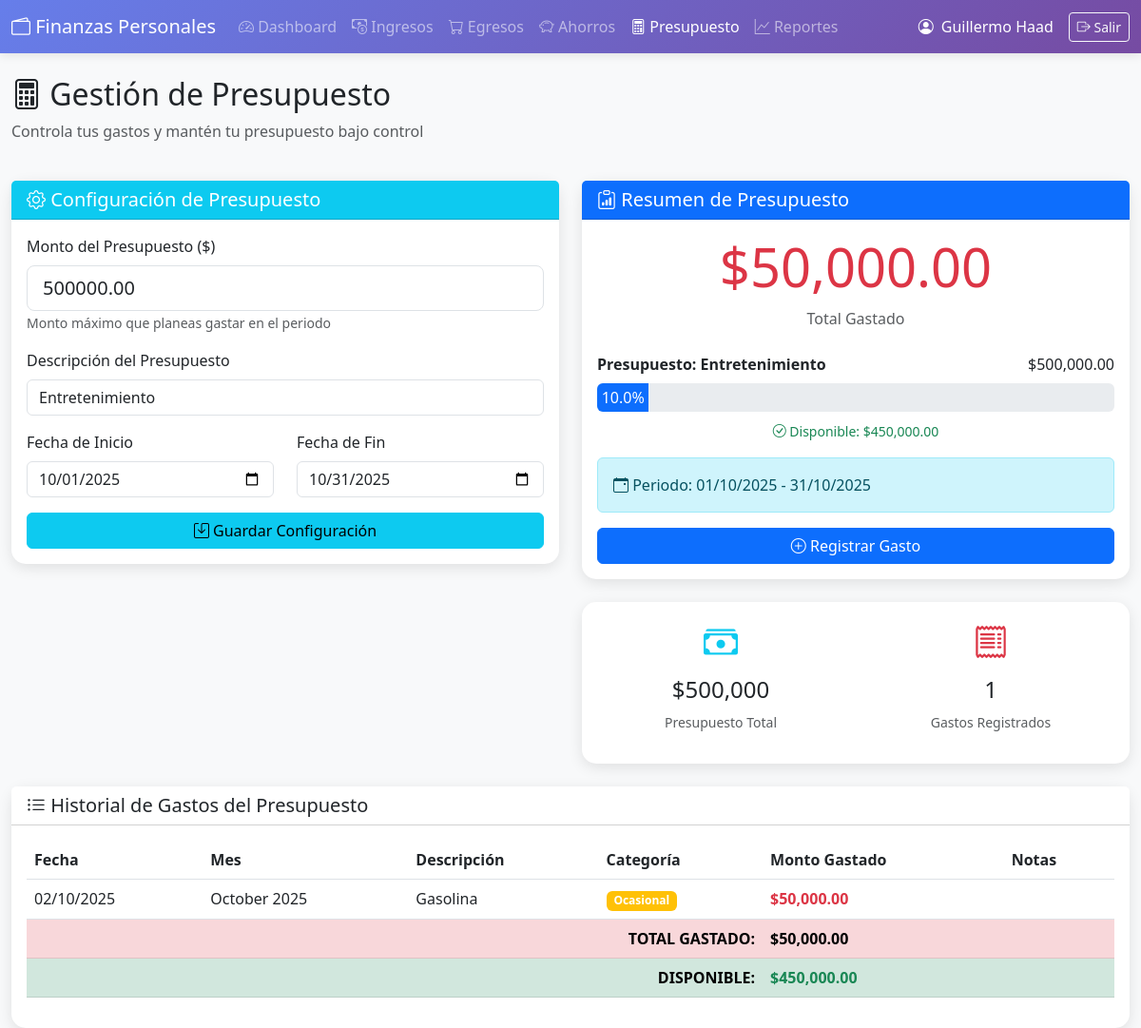
Page /presupuesto.php (signed in) on the committed database.
### tables this page shows
CREATE TABLE `config_presupuesto` (
  `id_config` int(11) NOT NULL AUTO_INCREMENT,
  `id_usuario` int(11) NOT NULL,
  `monto_presupuesto` decimal(12,2) NOT NULL,
  `descripcion_presupuesto` varchar(255) DEFAULT NULL,
  `fecha_inicio` date NOT NULL,
  `fecha_fin` date NOT NULL,
  `activo` tinyint(1) DEFAULT 1,
  `fecha_creacion` timestamp NOT NULL DEFAULT current_timestamp(),
  PRIMARY KEY (`id_config`),
  KEY `idx_usuario_activo` (`id_usuario`,`activo`),
  CONSTRAINT `config_presupuesto_ibfk_1` FOREIGN KEY (`id_usuario`) REFERENCES `usuarios` (`id_usuario`) ON DELETE CASCADE
);

CREATE TABLE `presupuesto_gastos` (
  `id_gasto` int(11) NOT NULL AUTO_INCREMENT,
  `id_usuario` int(11) NOT NULL,
  `fecha` date NOT NULL,
  `mes` varchar(50) NOT NULL,
  `descripcion` varchar(255) NOT NULL,
  `categoria` enum('fijo','ocasional','hormiga') NOT NULL,
  `monto_gastado` decimal(12,2) NOT NULL,
  `notas` text DEFAULT NULL,
  `fecha_registro` timestamp NOT NULL DEFAULT current_timestamp(),
  PRIMARY KEY (`id_gasto`),
  KEY `idx_usuario_fecha` (`id_usuario`,`fecha`),
  KEY `idx_categoria` (`categoria`),
  CONSTRAINT `presupuesto_gastos_ibfk_1` FOREIGN KEY (`id_usuario`) REFERENCES `usuarios` (`id_usuario`) ON DELETE CASCADE
);

### presupuesto.php (the view, shortened to what this page needs)
<?php
$db = Database::getInstance()->getConnection();
$usuario_id = $_SESSION['usuario_id'];
$stmt = $db->prepare("SELECT * FROM config_presupuesto WHERE id_usuario = ? AND activo = 1 ORDER BY id_config DESC LIMIT 1");
$stmt->execute([$usuario_id]);
$config = $stmt->fetch();
$stmt = $db->prepare("SELECT * FROM presupuesto_gastos WHERE id_usuario = ? ORDER BY fecha DESC");
$stmt->execute([$usuario_id]);
$historial_gastos = $stmt->fetchAll();
$total_gastado = 0;
foreach ($historial_gastos as $gasto) {
    $total_gastado += $gasto['monto_gastado'];
}
$progreso_presupuesto = 0;
$disponible = 0;
if ($config && $config['monto_presupuesto'] > 0) {
    $progreso_presupuesto = ($total_gastado / $config['monto_presupuesto']) * 100;
    $progreso_presupuesto = min($progreso_presupuesto, 100);
    $disponible = $config['monto_presupuesto'] - $total_gastado;
}
?>
<!DOCTYPE html>
<html lang="es">
<head>
    <link href="https://cdn.jsdelivr.net/npm/bootstrap@5.3.0/dist/css/bootstrap.min.css" rel="stylesheet">
    <link href="https://cdn.jsdelivr.net/npm/bootstrap-icons@1.10.0/font/bootstrap-icons.css" rel="stylesheet">
</head>
<body>
    <nav class="navbar navbar-expand-lg navbar-dark">
        <div class="container-fluid">
            <a class="navbar-brand" href="dashboard.php">
                <i class="bi bi-wallet2"></i> Finanzas Personales
            </a>
            <div class="collapse navbar-collapse" id="navbarNav">
                <ul class="navbar-nav me-auto">
                    <li class="nav-item">
                        <a class="nav-link" href="dashboard.php">
                            <i class="bi bi-speedometer2"></i> Dashboard
                        </a>
                    </li>
                    <li class="nav-item">
                        <a class="nav-link" href="ingresos.php">
                            <i class="bi bi-cash-coin"></i> Ingresos
                        </a>
                    </li>
                    <li class="nav-item">
                        <a class="nav-link" href="egresos.php">
                            <i class="bi bi-cart"></i> Egresos
                        </a>
                    </li>
                    <li class="nav-item">
                        <a class="nav-link" href="ahorros.php">
                            <i class="bi bi-piggy-bank"></i> Ahorros
                        </a>
                    </li>
                    <li class="nav-item">
                        <a class="nav-link active" href="presupuesto.php">
                            <i class="bi bi-calculator"></i> Presupuesto
                        </a>
                    </li>
                    <li class="nav-item">
                        <a class="nav-link" href="reportes.php">
                            <i class="bi bi-graph-up"></i> Reportes
                        </a>
                    </li>
                </ul>
                <div class="d-flex align-items-center text-white">
                    <i class="bi bi-person-circle me-2"></i>
                    <span class="me-3"><?php echo htmlspecialchars($_SESSION['usuario_nombre']); ?></span>
                    <a href="logout.php" class="btn btn-outline-light btn-sm">
                        <i class="bi bi-box-arrow-right"></i> Salir
                    </a>
                </div>
            </div>
        </div>
    </nav>
    <div class="container-fluid mt-4">
        <div class="row mb-4">
            <div class="col-12">
                <h2><i class="bi bi-calculator"></i> Gestión de Presupuesto</h2>
                <p class="text-muted">Controla tus gastos y mantén tu presupuesto bajo control</p>
            </div>
        </div>
        <div class="row g-4 mb-4">
            <div class="col-lg-6">
                <div class="card stat-card">
                    <div class="card-header bg-info text-white">
                        <h5 class="mb-0"><i class="bi bi-gear"></i> Configuración de Presupuesto</h5>
                    </div>
                    <div class="card-body">
                        <form method="POST">
                            <div class="mb-3">
                                <label for="monto_presupuesto" class="form-label">Monto del Presupuesto ($)</label>
                                <input type="number" class="form-control form-control-lg" name="monto_presupuesto"
                                       id="monto_presupuesto" step="0.01" min="0.01"
                                       value="<?php echo $config ? $config['monto_presupuesto'] : ''; ?>" required>
                                <small class="text-muted">Monto máximo que planeas gastar en el periodo</small>
                            </div>
                            <div class="mb-3">
                                <label for="descripcion_presupuesto" class="form-label">Descripción del Presupuesto</label>
                                <input type="text" class="form-control" name="descripcion_presupuesto"
                                       id="descripcion_presupuesto" value="<?php echo $config ? htmlspecialchars($config['descripcion_presupuesto']) : ''; ?>"
                                       placeholder="Ej: Presupuesto mensual, Gastos del hogar">
                            </div>
                            <div class="row">
                                <div class="col-md-6 mb-3">
                                    <label for="fecha_inicio" class="form-label">Fecha de Inicio</label>
                                    <input type="date" class="form-control" name="fecha_inicio" id="fecha_inicio"
                                           value="<?php echo $config ? $config['fecha_inicio'] : date('Y-m-01'); ?>">
                                </div>
                                <div class="col-md-6 mb-3">
                                    <label for="fecha_fin" class="form-label">Fecha de Fin</label>
                                    <input type="date" class="form-control" name="fecha_fin" id="fecha_fin"
                                           value="<?php echo $config ? $config['fecha_fin'] : date('Y-m-t'); ?>">
                                </div>
                            </div>
                            <button type="submit" class="btn btn-info w-100">
                                <i class="bi bi-save"></i> Guardar Configuración
                            </button>
                        </form>
                    </div>
                </div>
            </div>
            <div class="col-lg-6">
                <div class="card stat-card mb-4">
                    <div class="card-header bg-primary text-white">
                        <h5 class="mb-0"><i class="bi bi-clipboard-data"></i> Resumen de Presupuesto</h5>
                    </div>
                    <div class="card-body">
                        <div class="text-center mb-4">
                            <h1 class="display-4 text-danger">$<?php echo number_format($total_gastado, 2); ?></h1>
                            <p class="text-muted">Total Gastado</p>
                        </div>
                        <?php if ($config && $config['monto_presupuesto']): ?>
                            <div class="mb-3">
                                <div class="d-flex justify-content-between mb-2">
                                    <strong>Presupuesto: <?php echo htmlspecialchars($config['descripcion_presupuesto']); ?></strong>
                                    <span>$<?php echo number_format($config['monto_presupuesto'], 2); ?></span>
                                </div>
                                <div class="progress progress-large">
                                    <div class="progress-bar <?php echo $progreso_presupuesto >= 90 ? 'bg-danger' : ($progreso_presupuesto >= 70 ? 'bg-warning' : 'bg-primary'); ?>"
                                         role="progressbar"
                                         style="width: <?php echo $progreso_presupuesto; ?>%"
                                         aria-valuenow="<?php echo $progreso_presupuesto; ?>" aria-valuemin="0" aria-valuemax="100">
                                        <?php echo number_format($progreso_presupuesto, 1); ?>%
                                    </div>
                                </div>
                                <div class="text-center mt-2">
                                    <?php if ($disponible > 0): ?>
                                        <small class="text-success">
                                            <i class="bi bi-check-circle"></i>
                                            Disponible: $<?php echo number_format($disponible, 2); ?>
                                        </small>
                                    <?php endif; ?>
                                </div>
                            </div>
                            <div class="alert <?php echo $progreso_presupuesto >= 90 ? 'alert-danger' : ($progreso_presupuesto >= 70 ? 'alert-warning' : 'alert-info'); ?>">
                                <i class="bi bi-calendar-event"></i>
                                Periodo: <?php echo date('d/m/Y', strtotime($config['fecha_inicio'])); ?>
                                - <?php echo date('d/m/Y', strtotime($config['fecha_fin'])); ?>
                            </div>
                        <?php endif; ?>
                        <button class="btn btn-primary w-100" data-bs-toggle="modal" data-bs-target="#modalRegistrarGasto">
                            <i class="bi bi-plus-circle"></i> Registrar Gasto
                        </button>
                    </div>
                </div>
                <div class="card stat-card">
                    <div class="card-body">
                        <div class="row text-center">
                            <div class="col-6 mb-3">
                                <i class="bi bi-cash-stack text-info" style="font-size: 36px;"></i>
                                <h4 class="mt-2">$<?php echo $config ? number_format($config['monto_presupuesto'], 0) : 0; ?></h4>
                                <small class="text-muted">Presupuesto Total</small>
                            </div>
                            <div class="col-6 mb-3">
                                <i class="bi bi-receipt text-danger" style="font-size: 36px;"></i>
                                <h4 class="mt-2"><?php echo count($historial_gastos); ?></h4>
                                <small class="text-muted">Gastos Registrados</small>
                            </div>
                        </div>
                    </div>
                </div>
            </div>
        </div>
        <div class="card stat-card">
            <div class="card-header bg-white">
                <h5 class="mb-0"><i class="bi bi-list-ul"></i> Historial de Gastos del Presupuesto</h5>
            </div>
            <div class="card-body">
                <?php if (empty($historial_gastos)): ?>
                    <div class="text-center py-5">
                        <i class="bi bi-inbox" style="font-size: 64px; color: #ccc;"></i>
                        <p class="text-muted mt-3">No hay gastos registrados en el presupuesto</p>
                    </div>
                <?php else: ?>
                    <div class="table-responsive">
                        <table class="table table-hover">
                            <thead>
                                <tr>
                                    <th>Fecha</th>
                                    <th>Mes</th>
                                    <th>Descripción</th>
                                    <th>Categoría</th>
                                    <th>Monto Gastado</th>
                                    <th>Notas</th>
                                </tr>
                            </thead>
                            <tbody>
                                <?php foreach($historial_gastos as $gasto): ?>
                                    <tr>
                                        <td><?php echo date('d/m/Y', strtotime($gasto['fecha'])); ?></td>
                                        <td><?php echo htmlspecialchars($gasto['mes']); ?></td>
                                        <td><?php echo htmlspecialchars($gasto['descripcion']); ?></td>
                                        <td>
                                            <?php
                                            $badge_color = 'secondary';
                                            if ($gasto['categoria'] === 'fijo') $badge_color = 'danger';
                                            elseif ($gasto['categoria'] === 'ocasional') $badge_color = 'warning';
                                            ?>
                                            <span class="badge bg-<?php echo $badge_color; ?>">
                                                <?php echo ucfirst($gasto['categoria']); ?>
                                            </span>
                                        </td>
                                        <td class="fw-bold text-danger">$<?php echo number_format($gasto['monto_gastado'], 2); ?></td>
                                        <td><?php echo htmlspecialchars($gasto['notas']); ?></td>
                                    </tr>
                                <?php endforeach; ?>
                            </tbody>
                            <tfoot>
                                <tr class="table-danger fw-bold">
                                    <td colspan="4" class="text-end">TOTAL GASTADO:</td>
                                    <td>$<?php echo number_format($total_gastado, 2); ?></td>
                                    <td></td>
                                </tr>
                                <?php if ($config && $config['monto_presupuesto']): ?>
                                <tr class="table-<?php echo $disponible >= 0 ? 'success' : 'warning'; ?> fw-bold">
                                    <td colspan="4" class="text-end">DISPONIBLE:</td>
                                    <td class="<?php echo $disponible >= 0 ? 'text-success' : 'text-danger'; ?>">
                                        $<?php echo number_format($disponible, 2); ?>
                                    </td>
                                    <td></td>
                                </tr>
                                <?php endif; ?>
                            </tfoot>
                        </table>
                    </div>
                <?php endif; ?>
            </div>
        </div>
    </div>
</body>
</html>

### presupuesto.php (style rules this page uses)
body { background-color: #f8f9fa; }
.navbar { background: linear-gradient(135deg, #667eea 0%, #764ba2 100%); box-shadow: 0 2px 10px rgba(0,0,0,0.1); }
.stat-card { border-radius: 15px; border: none; box-shadow: 0 4px 15px rgba(0,0,0,0.1); }
.progress-large { height: 30px; font-size: 16px; }

### rows in the picture
config_presupuesto: monto_presupuesto "500000.00", descripcion_presupuesto "Entretenimiento", fecha_inicio "10/01/2025", fecha_fin "10/31/2025", monto_presupuesto "500,000.00", monto_presupuesto "10.0", monto_presupuesto "450,000.00", fecha_inicio "01/10/2025", fecha_fin "31/10/2025", monto_presupuesto "500,000"
presupuesto_gastos: fecha "02/10/2025", mes "October 2025", descripcion "Gasolina", categoria "Ocasional", monto_gastado "50,000.00"

### other values in the picture
$_SESSION['usuario_nombre'] "Guillermo Haad"
$total_gastado "50,000.00"
count($historial_gastos) "1"
